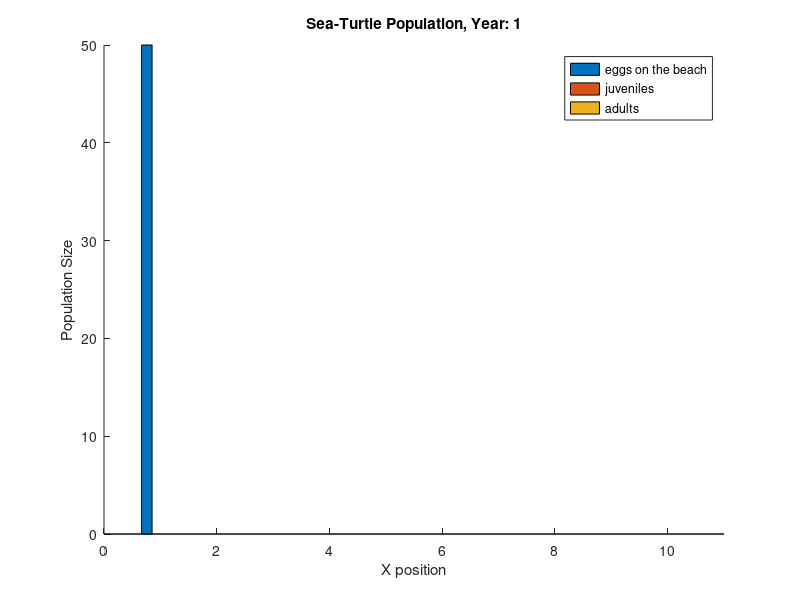
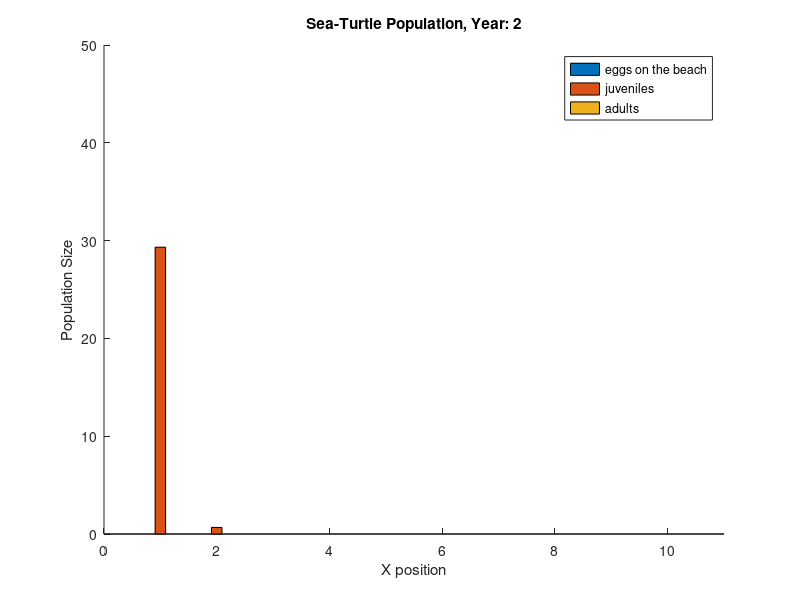
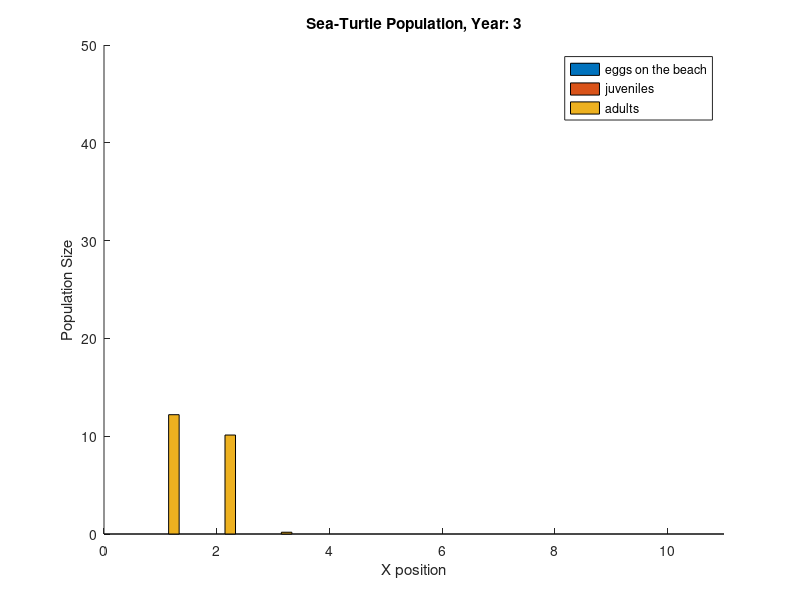
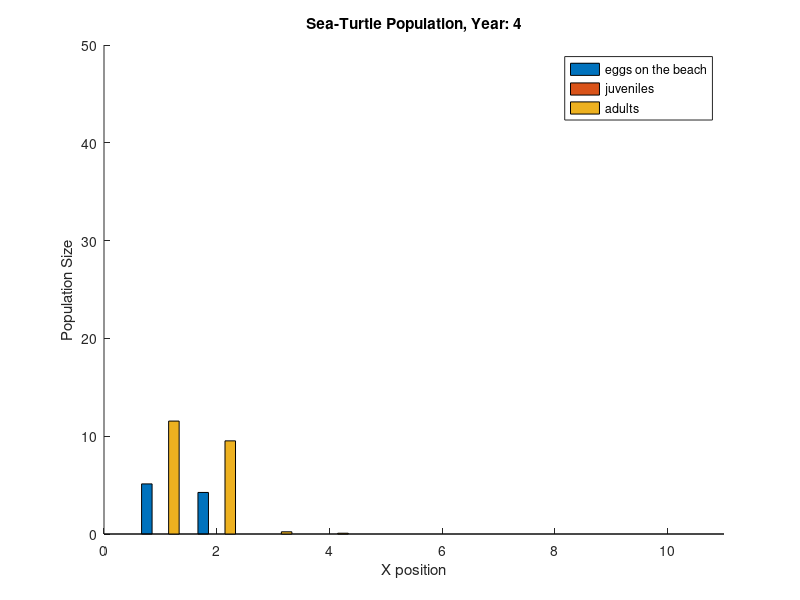

Write the MATLAB code that produced these figures, in order.
% Growth Matrix
clear all
%{
A=[0 0 0 0 127 4 80;
    0.6747 0.7370 0 0 0 0 0;
    0 0.0486 0.6610 0 0 0 0;
    0 0 0.0147 0.6907 0 0 0;
    0 0 0 0.0518 0 0 0;
    0 0 0 0 0.8091 0 0;
    0 0 0 0 0 0.8091 0.8089];
 %}

%eggs, young, adults
%leslie matrix for the beach
A=[0 0 .42;
   .6 0 0;
   0 .75 .95];

%leslie matrix when we arent on the beach (turtles have to breed on the
%sand)
A2=[0 0 0;
   .6 0 0;
   0 .75 .95];
    
for a = 1:10
    for b = 1%:10
        hospMat{a,b}= zeros(3,4);
    end
end
%eggs, babies, adults
%north east south west
%1-2 BEACH, 3-6: SHALLOW, 7-10: DEEP
hospMat{1} = [0 1;
                0 1]; 
            
hospMat{2} = [.10 .90;
                .5 .5]; 
            
hospMat{3} = [.10 .90;
                .25 .75]; 
            
hospMat{4} = [.20 .80;
                .5 .5]; 
            
hospMat{5} = [.40 .60;
                .5 .5];  
            
hospMat{6} = [.60 .40;
                .5 .5]; 
            
hospMat{7} = [.90 .10;
                .5 .5];  
            
hospMat{8} = [.95 .05;
                .5 .5];  
            
hospMat{9} = [.99 .01;
                .5 .5]; 
            
hospMat{10} = [1 0;
                1 0];  
n = zeros(3,10,100);
spatMat{1} = A;
spatMat{2} = A;
for i =3:10
spatMat{i} = A2;
end
% Setting Up Model   
T=100;  
%n=zeros(7,T);
%n(stage,x,y,t)
n(1,1,1)=50;
n(2,1,1)=0;
n(3,1,1)=0;

for t=2:T
   % eval leslie matrices
    for x_loc = 1:10
           A = spatMat{x_loc};
           n(:,x_loc,t)=A*n(:,x_loc,t-1);
    end
   % migrate to cells
   migrants_all = zeros(2,10);
   for x_loc = 1:10
       thishospMat = hospMat{x_loc};
       migrants_thiscell = .75*rand(2,1).*n(2:3,x_loc,t)
       migDir = migrants_thiscell.*thishospMat
       migDirStore(:,x_loc) = migrants_thiscell;
       if x_loc > 1
       migrants_all(:,x_loc-1) = migrants_all(:,x_loc-1) + migDir(:,1);
       end
       if x_loc < 10
       migrants_all(:,x_loc+1) = migrants_all(:,x_loc+1) + migDir(:,2);
       end
   end
   
   n(2:3,:,t) = n(2:3,:,t)- migDirStore + migrants_all
end

% Plotting
mkdir('output/1D')
for t =1:T
clf
this_cell = squeeze(n(:,:,t));
hold on;
bar(1:10,this_cell');
xlabel('X position');
ylabel('Population Size')
title(['Sea-Turtle Population, Year: ',num2str(t)])
legend('eggs on the beach', 'juveniles','adults')

axis([0 11 0 50]);
print(['output/1D/output_frame_',num2str(sprintf('%03d',t-1))],'-dpng');
pause(.2)
end

%{
% Eigenvalues
lambda=eig(A)
[eigenvectors,lambda2]=eig(A)
x=eigenvectors(:,3)/sum(eigenvectors(:,3))
%}